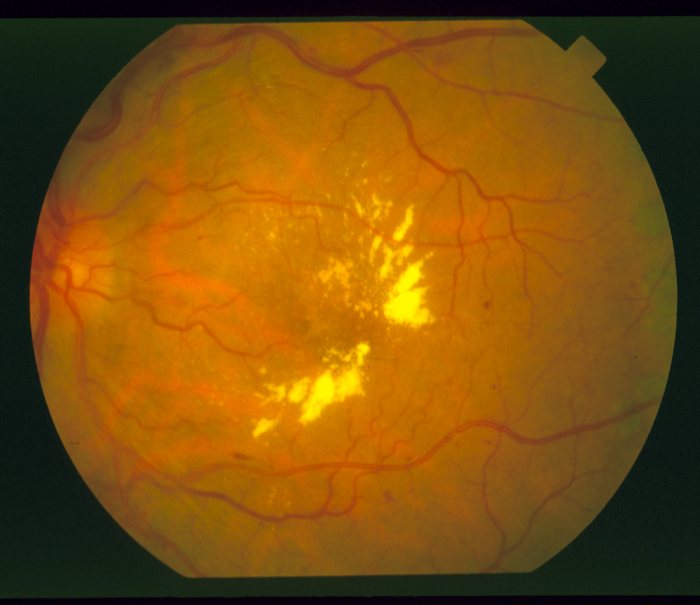
#> input picture DiaRet_opencv_matlab/im0001.ppm, 700 x 605 px
$ python rebirth01.py
#> lines starting #> are read from the running program, lines starting #| are printed output that depends on the picture
import cv2
import numpy as np
import matplotlib.pyplot as plt
while(1):

	img= cv2.imread('im0001.ppm')
#> img is the input picture: shape (605, 700, 3); mean B, G, R 12.4, 80.5, 125.7
	imgray=cv2.cvtColor(img,cv2.COLOR_BGR2GRAY)
	r,g,b=cv2.split(img)
	img1= cv2.imread('im0004.ppm')
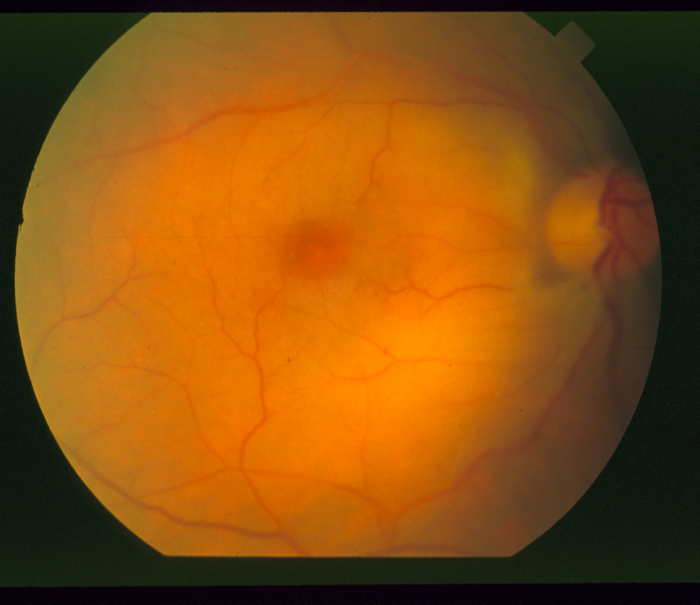
#> input picture DiaRet_opencv_matlab/im0004.ppm, 700 x 605 px
#> img1 is the input picture: shape (605, 700, 3); mean B, G, R 16.5, 79.5, 135.8
	im1gray=cv2.cvtColor(img1,cv2.COLOR_BGR2GRAY)

	r1,g1,b1=cv2.split(img1)
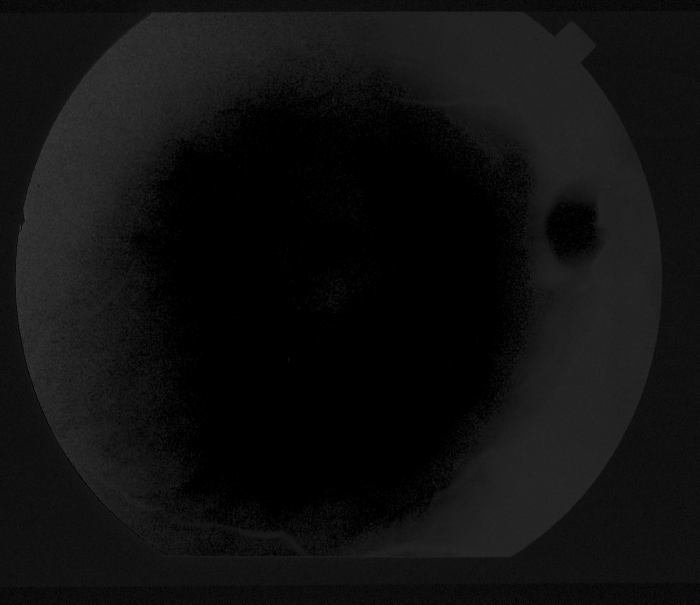
#> r1: shape (605, 700); min 0, max 57, mean 16.5
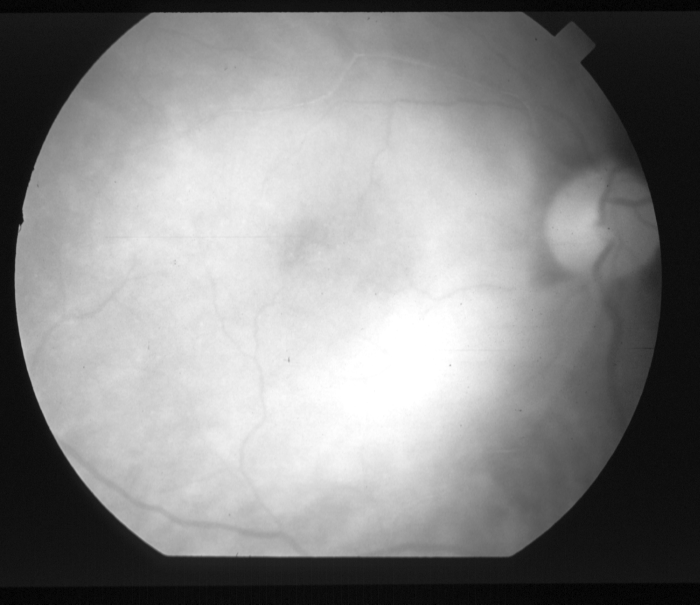
#> b1: shape (605, 700); min 0, max 255, mean 135.8
	c1=g1+r1
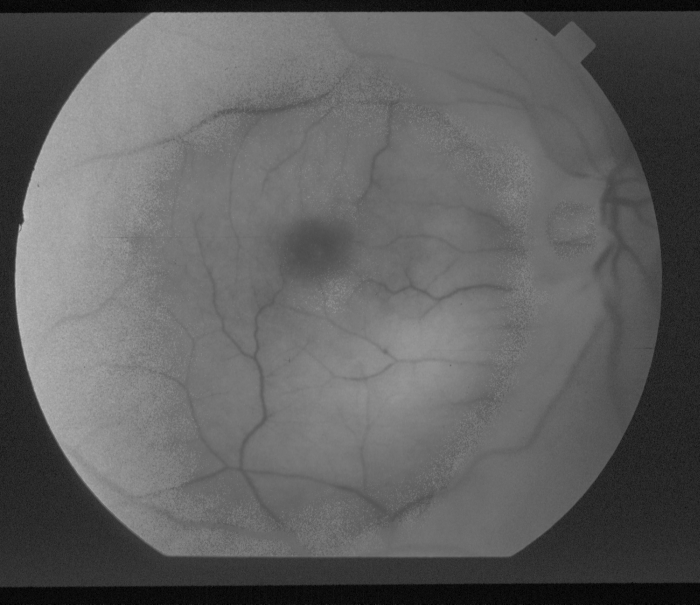
#> c1: shape (605, 700); min 0, max 192, mean 96
	c=g-r
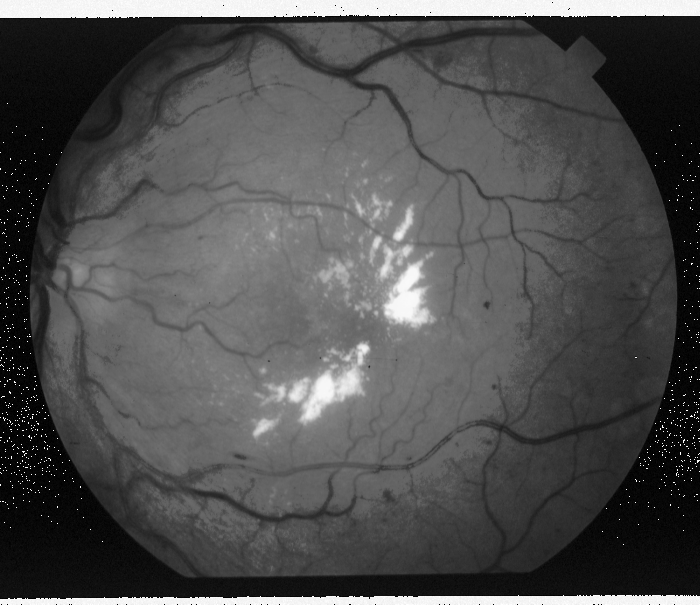
#> c: shape (605, 700); min 0, max 255, mean 79.1
	d1=g1-b1
	d=g-b
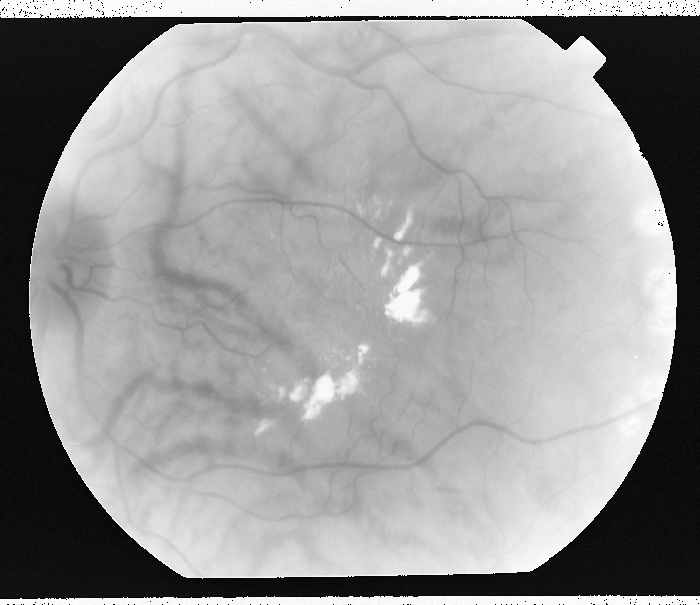
#> d: shape (605, 700); min 0, max 255, mean 153.1
	titles = [ 'blue','blue1','dif1','dif2','dif11','dif21']
	images = [g,g1,c,d,c1,d1]
	for i in xrange(6):
	    cv2.imshow(titles[i],images[i])

	    plt.subplot(2,3,i+1),plt.hist(images[i].ravel(),256,[0,256]); plt.show()
#> this loop made 6 passes
#> pass 2, `(plt.subplot(2, 3, i + 1), plt.hist(images[i].ravel(), 256, [0, 256]))`:
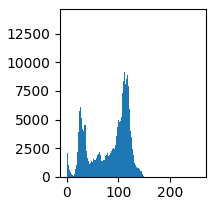
#> figure drawn by matplotlib, 1 panel; tallest bar 14017 high, from x = 0 to 1
	plt.show()


	k = cv2.waitKey(5) & 0xFF
#> (key Esc is pressed here)
	if k == 27:
		break
#> (the run stopped early here; a loop or call above may not have finished)
